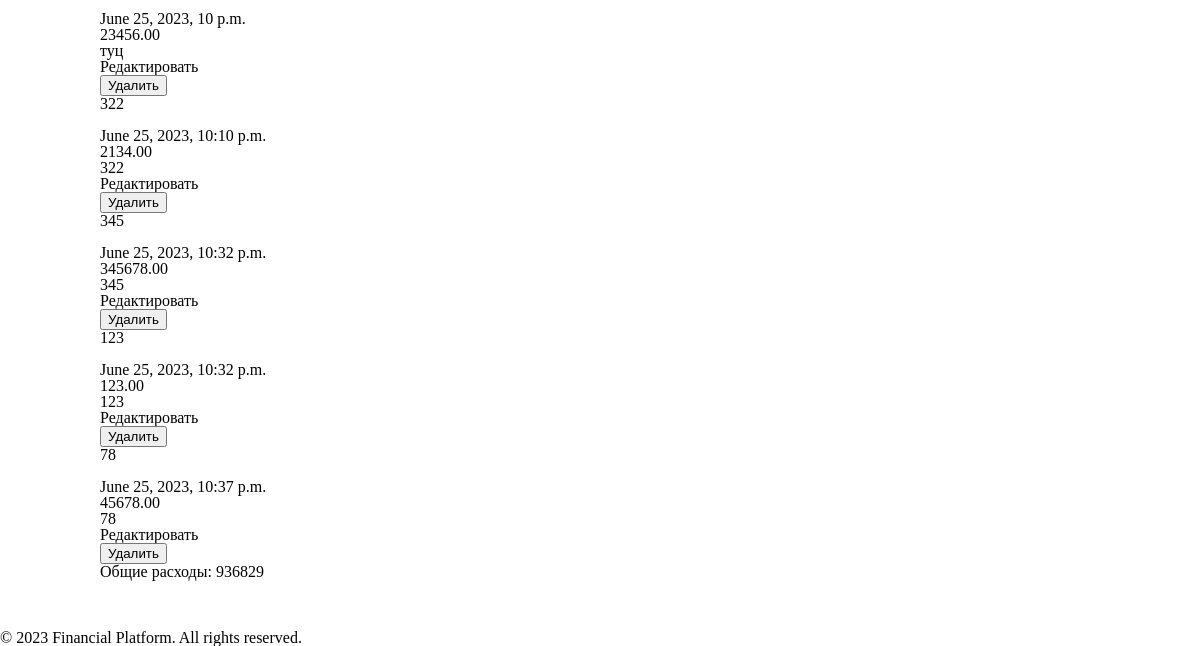
Page /expenses/ (signed in, lower part) on the earlier database version.
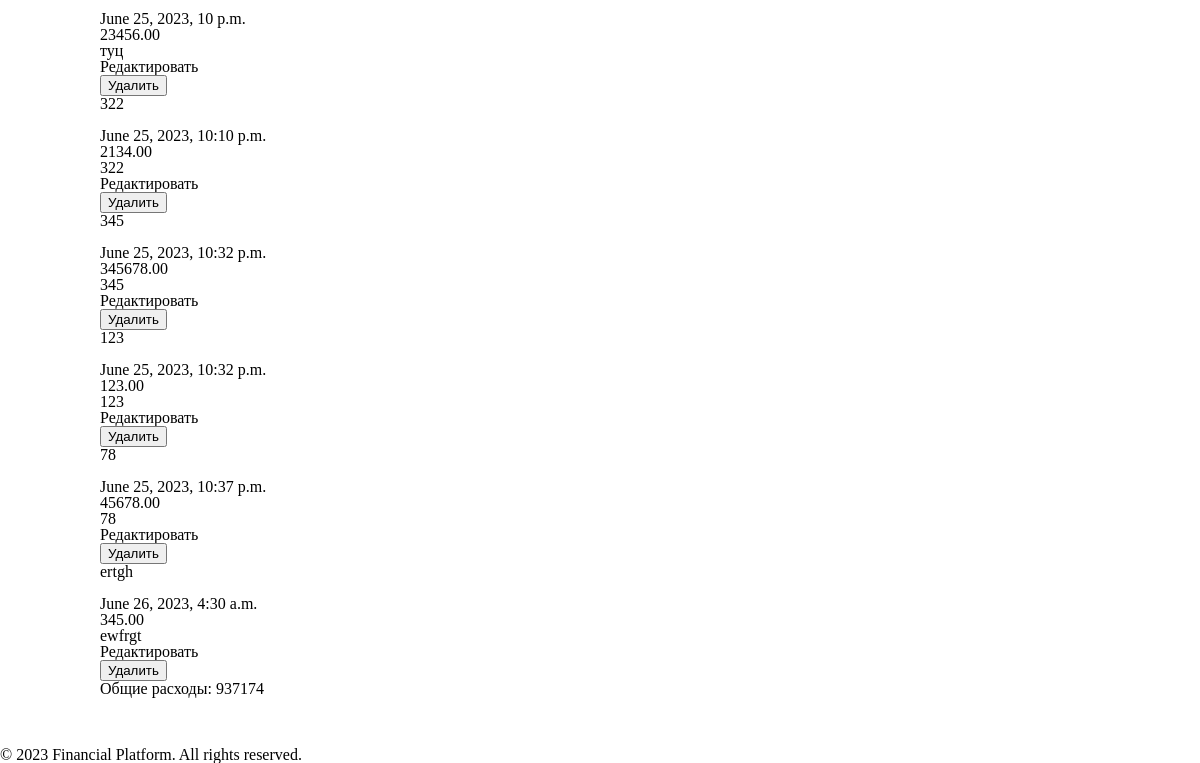
Same page on the later database version.
### expenses/models.py (models this page shows, shortened)
class Expense(models.Model):
    expense_id = models.AutoField(primary_key=True)
    user = models.ForeignKey(User, on_delete=models.CASCADE)
    expense_name = models.CharField(max_length=255, blank=True)
    categories = models.ManyToManyField(ExpenseCategory)
    date = models.DateTimeField(default=timezone.now)
    amount = models.DecimalField(max_digits=10, decimal_places=2)
    description = models.TextField(blank=True)

### expenses/views.py (the view)
# urls.py: path('', expense_list, name='expense_list'),
@login_required
def expense_list(request):
    selected_year = request.GET.get('year')
    year = datetime.date.today().year
    month = 6  # Замените на нужный вам месяц
    user = request.user
    if selected_year:
        expenses = Expense.objects.filter(date__year=selected_year, user=user)
        total_expenses_sum = calculate_total_expenses(selected_year, month, user)
    else:
        expenses = Expense.objects.filter(user=user)
        total_expenses_sum = calculate_total_expenses(year, month, user)
    expense_years = Expense.objects.filter(user=user).values('date__year').distinct().order_by('-date__year')
    context = {
        'expenses': expenses,
        'total_expenses_sum': total_expenses_sum,
        'selected_year': selected_year,
        'expense_years': expense_years,
    }
    return render(request, 'expenses/expense_list.html', context)

### expenses/views.py (called while the page is built)
def calculate_total_expenses(year, month, user):
    expenses = Expense.objects.filter(date__year=year, date__month=month, user=user)
    total_expenses = expenses.aggregate(Sum('amount'))['amount__sum'] or Decimal('0')
    return total_expenses

### expenses/templates/expenses/expense_list.html (shortened to what this page needs)
{% extends 'base.html' %}
{% load static %}
{% block content %}
<div class="expenses">
      <a href="{% url 'expense_create' %}">Создать новый расход</a> <br>
  {% for expense in expenses %}
  {% if expense.user == request.user %}
    <p>{{ expense.expense_name }} <br>{{ expense.category.name }} <br> {{ expense.date }} <br> {{ expense.amount }} <br> {{ expense.description }}</p>
    <a href="{% url 'expense_edit' expense.expense_id %}">Редактировать</a>
    <form method="POST" action="{% url 'expense_delete' expense.expense_id %}">
      <button type="submit">Удалить</button>
    </form>
  {% endif %}
  {% empty %}
    <p>Нет доступных расходов.</p>
  {% endfor %}
    <p>Общие расходы: {{ total_expenses_sum }}</p>
  </div>
{% endblock %}

Differences in the rows shown:
added Expense: expense_name "ertgh", date "June 26, 2023, 4:30 a.m.", amount "345.00", description "ewfrgt"
Other differences:
{{ total_expenses_sum }}: "936829" → "937174"
